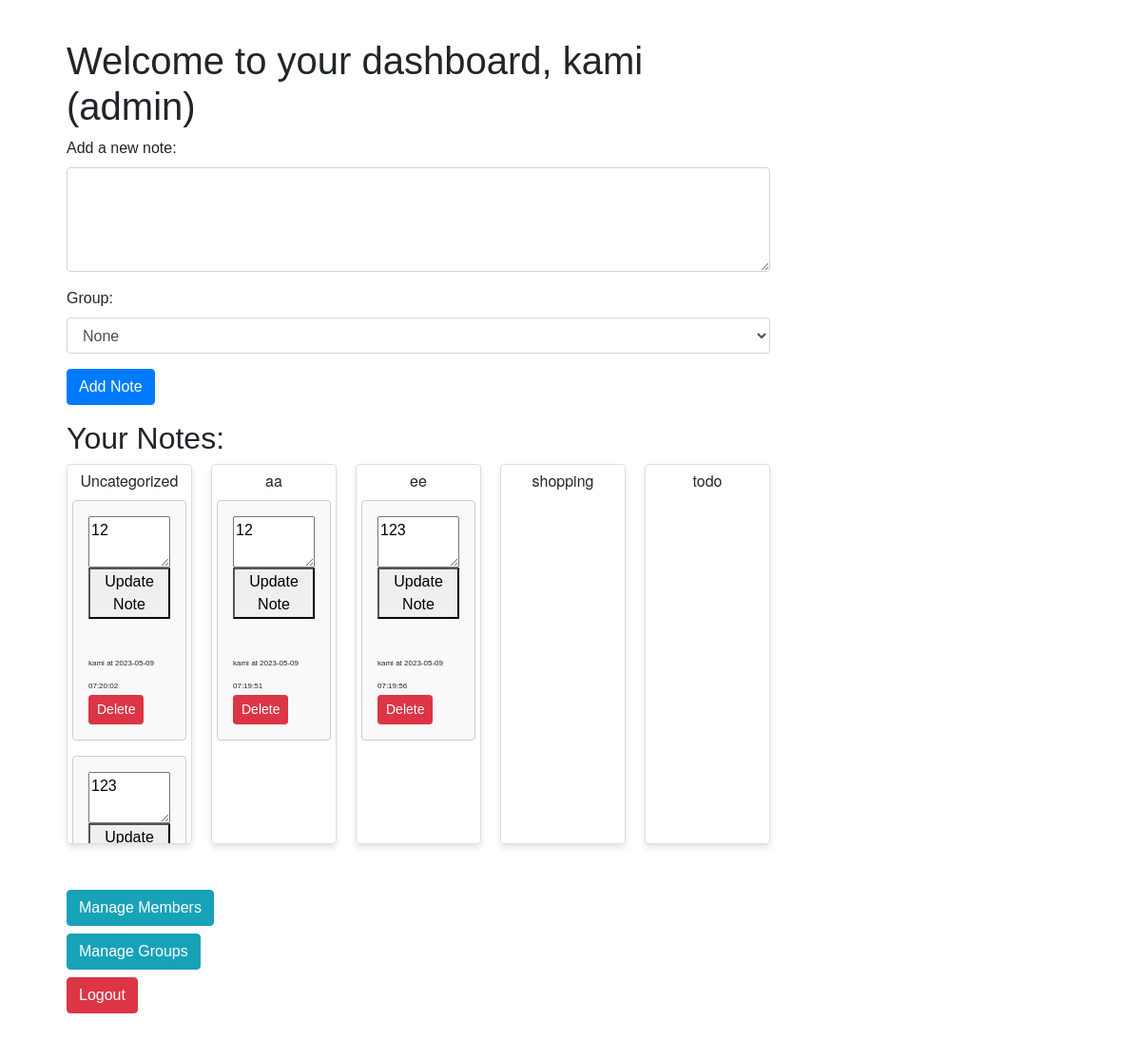
The page /dashboard (signed in) on the database as committed earlier.
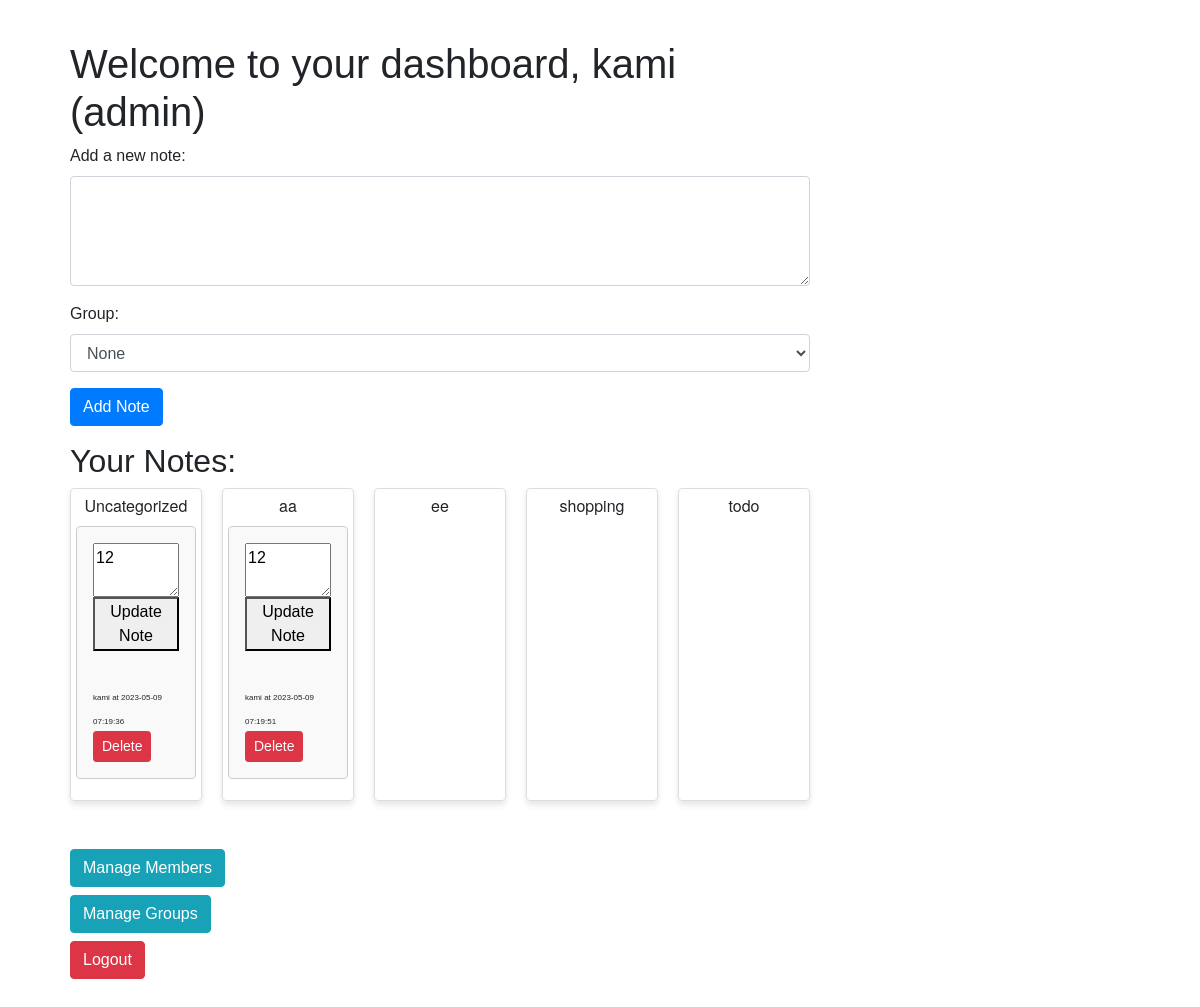
The same page on the database as committed later.
### app.py (models this page shows, shortened)
class User(UserMixin, db.Model):
    __tablename__ = 'users'
    id = db.Column(db.Integer, primary_key=True)
    email = db.Column(db.String(100), unique=True, nullable=False)
    name = db.Column(db.String(120), nullable=False)
    password = db.Column(db.String(100), nullable=False)
    role = db.Column(db.String(10), nullable=False, default='member')
    notes = db.relationship('Note', backref='author', lazy=True)
    groups = db.relationship('Group', backref='owner', lazy=True)
    members = db.relationship('Member', backref='user', lazy=True)

class Group(db.Model):
    __tablename__ = 'groups'
    id = db.Column(db.Integer, primary_key=True)
    name = db.Column(db.String(100), nullable=False)
    user_id = db.Column(db.Integer, db.ForeignKey('users.id'), nullable=False)
    notes = db.relationship('Note', backref='group', lazy=True)

class Note(db.Model):
    __tablename__ = 'notes'
    id = db.Column(db.Integer, primary_key=True)
    group_id = db.Column(db.Integer, db.ForeignKey('groups.id'), nullable=True)
    content = db.Column(db.Text, nullable=False)
    date_created = db.Column(db.DateTime, default=datetime.utcnow)
    user_id = db.Column(db.Integer, db.ForeignKey('users.id'), nullable=False)
    member_id = db.Column(db.Integer, db.ForeignKey('members.id'), nullable=True)

class Member(UserMixin, db.Model):
    __tablename__ = 'members'
    id = db.Column(db.Integer, primary_key=True)
    name = db.Column(db.String(100), nullable=False)
    email = db.Column(db.String(100), unique=True, nullable=False)
    password = db.Column(db.String(100), nullable=False)
    user_id = db.Column(db.Integer, db.ForeignKey('users.id'), nullable=False)
    is_admin = db.Column(db.Boolean, default=False)
    notes = db.relationship('Note', backref='member', lazy=True)

### app.py (the view, shortened to what this page needs)
@app.route('/dashboard', methods=['GET', 'POST'])
@login_required
def dashboard():
    if isinstance(current_user, User):
        user_id = current_user.id
        members = current_user.members
    else:
        user_id = current_user.user.id
        members = Member.query.filter_by(user_id=user_id).all()
    if isinstance(current_user, User):
        members = current_user.members
    else:
        members = Member.query.filter_by(user_id=current_user.user.id).all()
    if not members:
        new_member = Member(name=current_user.name, email=current_user.email, password=current_user.password, user_id=current_user.id, is_admin=1)
        db.session.add(new_member)
        db.session.commit()
        members = [new_member]
    if isinstance(current_user, User):
        user_id = current_user.id
        member_user_ids = [member.user_id for member in members]
    else:
        user_id = current_user.user.id
        member_user_ids = []
    visible_user_ids = [user_id] + member_user_ids
    groups = Group.query.filter(Group.user_id.in_(visible_user_ids)).order_by(Group.name.asc()).all()
    uncategorized_group = None
    for group in groups:
        if group.name == "Uncategorized":
            uncategorized_group = group
            break
    if not uncategorized_group:
        uncategorized_group = Group(name="Uncategorized", user_id=user_id)
        db.session.add(uncategorized_group)
        db.session.commit()
        groups.append(uncategorized_group)
    group_ids = [group.id for group in groups]
    notes = Note.query.filter((Note.group_id.in_(group_ids)) | (Note.group_id.is_(None))).order_by(Note.date_created.desc()).all()
    csrf_token = generate_csrf()
    return render_template('dashboard.html', notes=notes, groups=groups, members=members, csrf_token=csrf_token)

### app.py (called while the page is built)
@login_manager.user_loader
def load_user(user_id):
    if user_id.startswith("member_"):
        member_id = int(user_id.split("_")[1])
        return Member.query.get(member_id)
    else:
        return User.query.get(int(user_id))

### templates/dashboard.html (shortened to what this page needs)
{% extends 'base.html' %}
{% block content %}
<div class="container">
    <h1>Welcome to your dashboard, {{ current_user.name }}{% if current_user.role == 'admin' %} (admin){% endif %}</h1>
    <form action="{{ url_for('dashboard') }}" method="POST" class="mb-3">
        <div class="form-group">
            <label for="content">Add a new note:</label>
            <textarea name="content" id="content" rows="4" class="form-control" required></textarea>
        </div>
        <div class="form-group">
            <label for="group_id">Group:</label>
            <select name="group_id" class="form-control">
                <option value="">None</option>
            </select>
        </div>
        <input type="submit" value="Add Note" class="btn btn-primary">
    </form>
    <h2>Your Notes:</h2>
    <div class="note-box-container">
        {% for group in groups %}
        <div class="note-box" data-group-id="{{ group.id }}">
            <div class="note-box-title">{{ group.name }}</div>
            {% for note in notes %}
            {% if (note.group and note.group.id == group.id) or (group.name == "Uncategorized" and not note.group_id)%}
            <div class="note">
                <form action="{{ url_for('update_note') }}" method="post">
                    <textarea name="note_content">{{ note.content }}</textarea>
                    <button type="submit">Update Note</button>
                </form>
                <span class="note-details">{{ note.member.name if note.member else 'Unknown' }} at {{
                    note.date_created.strftime('%Y-%m-%d %H:%M:%S')}}</span>
                <form method="post" action="{{ url_for('delete_note', note_id=note.id) }}" style="display:inline;">
                    <button type="submit" class="btn btn-danger btn-sm">Delete</button>
                </form>
            </div>
            {% endif %}
            {% endfor %}
        </div>
        {% endfor %}
    </div>
    <br>
    <br>
    {% if current_user.role == 'admin' %}
    <a href="{{ url_for('members') }}" class="btn btn-info">Manage Members</a>
    {% endif %}
    <br>
    <a href="{{ url_for('groups') }}" class="btn btn-info mt-2">Manage Groups</a>
    <br>
    <a href="{{ url_for('logout') }}" class="btn btn-danger mt-2">Logout</a>
</div>
{% endblock %}

### templates/base.html (shortened to what this page needs)
<!DOCTYPE html>
<html lang="en">
<head>
    <link rel="stylesheet" href="https://maxcdn.bootstrapcdn.com/bootstrap/4.5.2/css/bootstrap.min.css">
    <link rel="stylesheet" href="{{ url_for('static', filename='styles.css') }}">
</head>
<body>
    <div class="container">
        {% block content %}
        {% endblock %}
    </div>
</body>
</html>

### static/styles.css (style rules this page uses)
body { font-family: Arial, sans-serif; max-width: 800px; margin: 40px; }
form { margin-bottom: 2em; }
textarea { display: block; width: 100%; resize: vertical; }
.note { border: 1px solid #ccc; padding: 1em; border-radius: 4px; background-color: #f9f9f9; margin-bottom: 1rem; }
.note-details { font-size: 1em !important; }
.note-box-container { display: flex; flex-wrap: wrap; gap: 20px; }
.note-box { border: 1px solid #ddd; border-radius: 4px; padding: 5px; flex: 1; min-width: calc(20% - 20px); max-height: 400px; overflow-y: auto; position: relative; box-shadow: 0 4px 6px rgba(0, 0, 0, 0.1); }
.note-box-title { font-size: 1em; font-weight: italic; margin-bottom: 8px; text-align: center; font-family: 'Helvetica Neue', sans-serif; }
.note { margin-bottom: 1rem; }
.note-details { font-size: 0.5em !important; }

Rows that differ between the two databases and show on the page:
removed Note: note_content "12", member "kami", date_created "2023-05-09 07:20:02", shown under Group "Uncategorized"
removed Note: note_content "123", shown under Group "Uncategorized"
removed Note: note_content "123", member "kami", date_created "2023-05-09 07:19:56", shown under Group "ee"
computed for Group "Uncategorized": gains Note (note_content "12", member "kami", date_created "2023-05-09 07:19:36")
